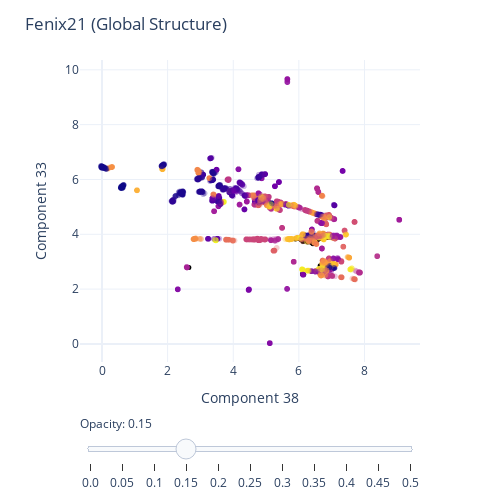

Notebook source saved alongside this figure:
### Markdown cell above
### n dimensions

### Code cell
# Highest-importance features (set var to easily change vis)
dim1 = "Component 38" # 31 38
dim2 = "Component 33" # 13 33

# Plot the training points
fig = px.scatter(
    data_frame = train_df,
    x = dim1,
    y = dim2, 
    color = "KMeans Cluster",
    hover_data = ["taxon_id", "Target", "Media Cluster"],
    opacity = 0.3
) 

# Add the test points as a scatter trace
fig.add_trace(
    go.Scatter(
        x=test_df[dim1],  # x coordinates
        y=test_df[dim2],  # y coordinates
        mode='markers',
        marker=dict(
            color='black',  
            size=5,  
            opacity=1.0 
        ),
        text=test_df["taxon_id"]  # marker hover text
    )
)

# Opacity slider
steps = []
for i in range(11):  # 0 to 1 in steps of 0.1
    step = dict(
        method="restyle",
        args=[{"marker.opacity": [i/20]}, [0]],  # Adjust opacity of the first trace only
        label=str(i/20)
    )
    steps.append(step)
sliders = [dict(
    active=3,  # initial value corresponding to opacity=0.3
    currentvalue={"prefix": "Opacity: "},
    pad={"t": 50},
    steps=steps
)]

# Make pretty
fig.update_coloraxes(showscale=False)
fig.update_layout(
    sliders=sliders,
    title="Fenix21 (Global Structure)", # Local => limit axis ranges
    template="plotly_white",
    showlegend=False,
    width=500, 
    height=500
)

#fig.update_yaxes(range=[2.25, 4.25])
#fig.update_xaxes(range=[2, 8])

fig.show()

### Figure 1 — Plotly figure (JSON) as saved in the notebook; plotly's stock layout.template omitted (floating-point values rounded to 4 significant figures; data arrays with more than 128 entries replaced by an {"elided": "..."} marker saying what was removed)
{"data": [{"customdata": {"elided": "8464x3 mixed values"}, "hovertemplate": "Component 38=%{x}<br>Component 33=%{y}<br>taxon_id=%{customdata[0]}<br>Target=%{customdata[1]}<br>Media Cluster=%{customdata[2]}<br>KMeans Cluster=%{marker.color}<extra></extra>", "legendgroup": "", "marker": {"color": {"elided": "8464 int values"}, "coloraxis": "coloraxis", "opacity": 0.3, "symbol": "circle"}, "mode": "markers", "name": "", "showlegend": false, "type": "scattergl", "x": {"elided": "8464 float values"}, "xaxis": "x", "y": {"elided": "8464 float values"}, "yaxis": "y"}, {"marker": {"color": "black", "opacity": 1, "size": 5}, "mode": "markers", "text": {"elided": "247 str values"}, "type": "scatter", "x": {"elided": "247 float values"}, "y": {"elided": "247 float values"}}], "layout": {"coloraxis": {"colorbar": {"title": {"text": "KMeans Cluster"}}, "colorscale": [[0, "#0d0887"], [0.1111, "#46039f"], [0.2222, "#7201a8"], [0.3333, "#9c179e"], [0.4444, "#bd3786"], [0.5556, "#d8576b"], [0.6667, "#ed7953"], [0.7778, "#fb9f3a"], [0.8889, "#fdca26"], [1, "#f0f921"]], "showscale": false}, "height": 500, "legend": {"tracegroupgap": 0}, "margin": {"t": 60}, "showlegend": false, "sliders": [{"active": 3, "currentvalue": {"prefix": "Opacity: "}, "pad": {"t": 50}, "steps": [{"args": [{"marker.opacity": [0]}, [0]], "label": "0.0", "method": "restyle"}, {"args": [{"marker.opacity": [0.05]}, [0]], "label": "0.05", "method": "restyle"}, {"args": [{"marker.opacity": [0.1]}, [0]], "label": "0.1", "method": "restyle"}, {"args": [{"marker.opacity": [0.15]}, [0]], "label": "0.15", "method": "restyle"}, {"args": [{"marker.opacity": [0.2]}, [0]], "label": "0.2", "method": "restyle"}, {"args": [{"marker.opacity": [0.25]}, [0]], "label": "0.25", "method": "restyle"}, {"args": [{"marker.opacity": [0.3]}, [0]], "label": "0.3", "method": "restyle"}, {"args": [{"marker.opacity": [0.35]}, [0]], "label": "0.35", "method": "restyle"}, {"args": [{"marker.opacity": [0.4]}, [0]], "label": "0.4", "method": "restyle"}, {"args": [{"marker.opacity": [0.45]}, [0]], "label": "0.45", "method": "restyle"}, {"args": [{"marker.opacity": [0.5]}, [0]], "label": "0.5", "method": "restyle"}]}], "title": {"text": "Fenix21 (Global Structure)"}, "width": 500, "xaxis": {"anchor": "y", "domain": [0, 1], "title": {"text": "Component 38"}}, "yaxis": {"anchor": "x", "domain": [0, 1], "title": {"text": "Component 33"}}}}
